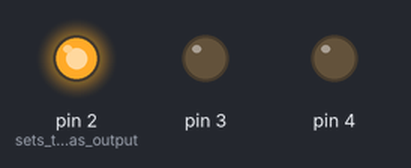
Bench run of a sketch on a simulated Arduino Uno, built with avr-gcc and run on an emulated ATmega328P. Shown: output pins drawn as LEDs (lit = HIGH).

Above: at 0.5 s.
At 1.5 s:
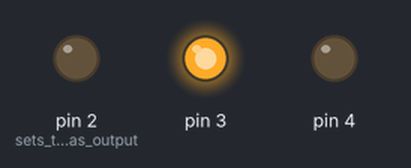
At 5.5 s:
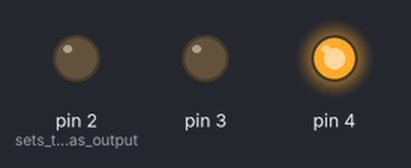
Timing chart, 0 to 6.9 s (numbered marks = the images above):
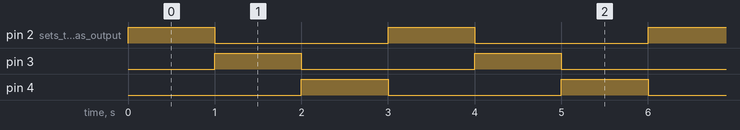

Measured:
- by itself, pin 2 (sets_the_pin_as_output), pin 3, pin 4: alternates HIGH for 1.0 s and LOW for 2.0 s
- by itself, everything shown: repeats every 3.0 s, in 3 steps

The sketch:

4_multiple_led_simple.ino
```cpp
void setup()
{
  pinMode(2, OUTPUT);   // sets the pin as output
  pinMode(3, OUTPUT);
    pinMode(4, OUTPUT);

}

void loop()
{
   // read the input pin
  digitalWrite(2, HIGH);
  digitalWrite(3, LOW);
  digitalWrite(4, LOW);
  delay(1000);

  digitalWrite(2, LOW);
  digitalWrite(3, HIGH);
  digitalWrite(4, LOW);
  delay(1000);

  digitalWrite(2, LOW);
  digitalWrite(3, LOW);
  digitalWrite(4, HIGH);
  delay(1000);


}
```
